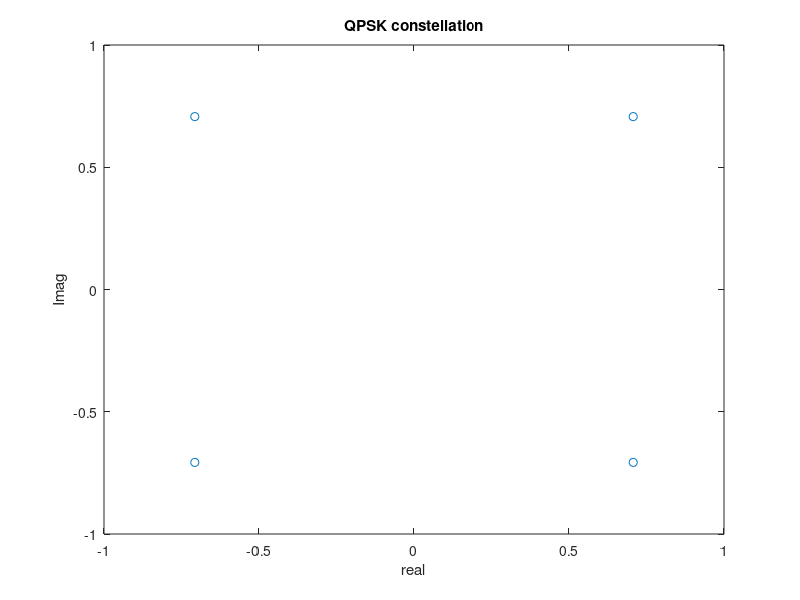

The MATLAB script that drew this image:
%Nikunj Purohit
%QPSK Constellation
clc;
clear all;
b = [1,0,0,0,1,1,0,1] 
for n=1:length(b)/2
    p=b(2*n); 
    q=b(2*n-1); 
    if(q==0)&(p==0) 
        d(n)=exp(j*pi/4); %45
    end
    if(q==1)&(p==0) 
        d(n)=exp(j*3*pi/4);%135
    end
    if(q==1)&(p==1) 
        d(n)=exp(j*5*pi/4);%225
    end
    if(q==0)&(p==1) 
        d(n)=exp(j*7*pi/4); %315
    end
end
qpsk=d;
plot(d, 'o'); 
xlabel('real');
ylabel('Imag');
title('QPSK constellation');